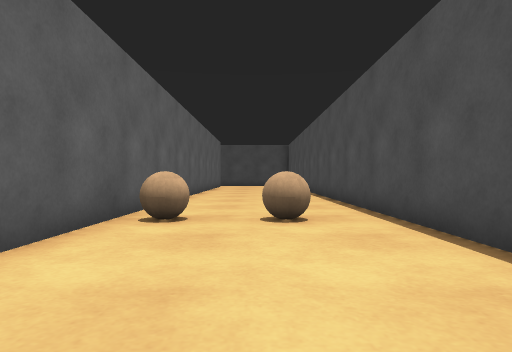
view 1 (above)

24 first-person views from a walk through a Gazebo world. The camera is 0.72 m above the floor, looks level and sees 75° across. The floor is counted in squares, 1 m on a side. Each view is taken from the middle of a square. On the plan, view 1 faces up. The plan holds only what a view shows up to about 10 squares ahead; the rest is blank.

view 2
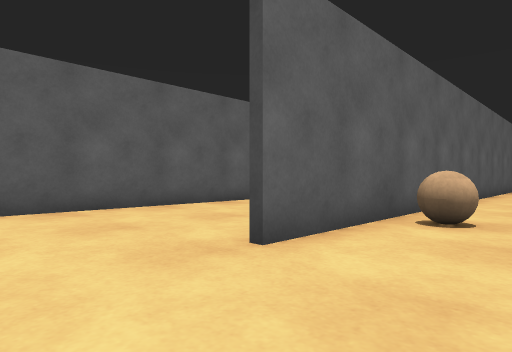

view 3
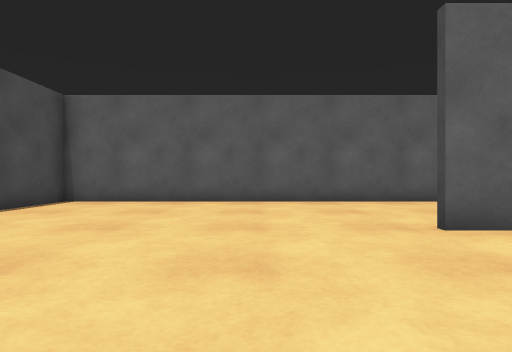

view 4
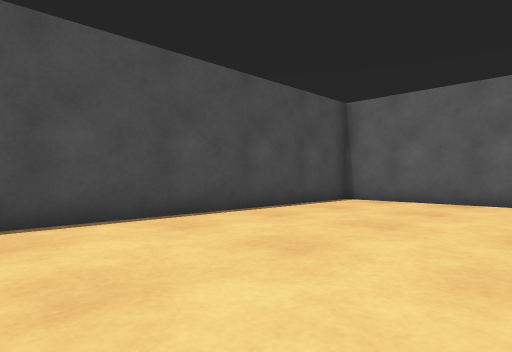

view 5
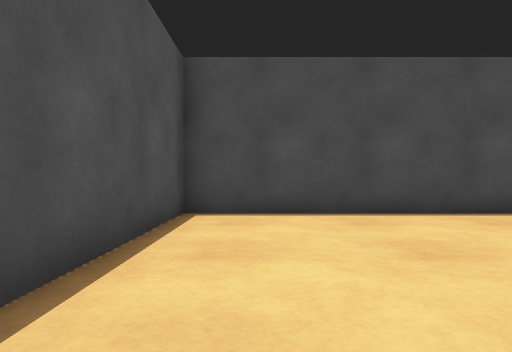

view 6
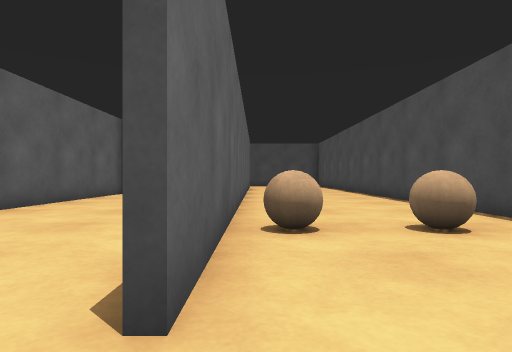

view 7
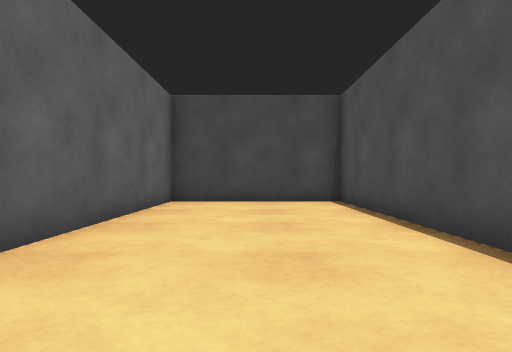

view 8
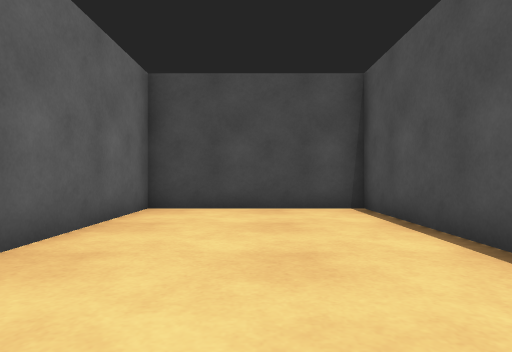

view 9
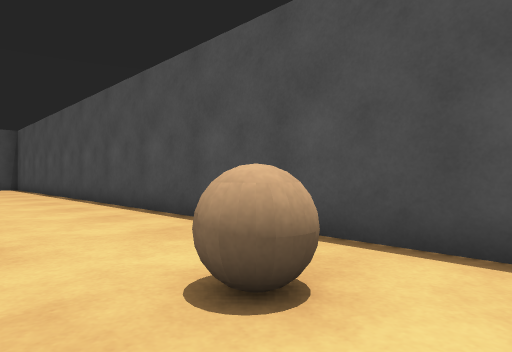

view 10
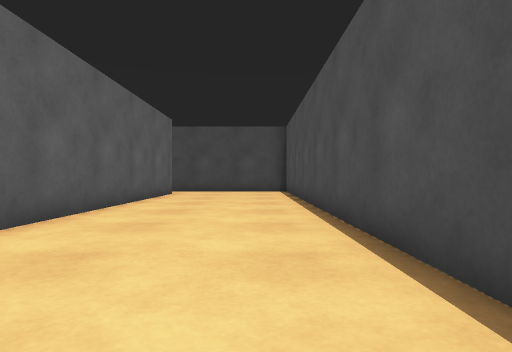

view 11
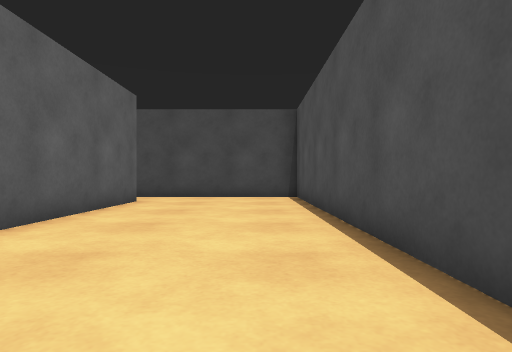

view 12
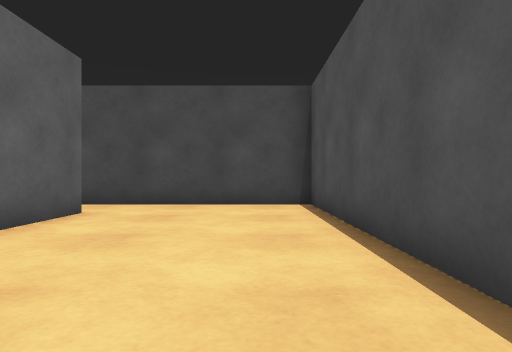

view 13
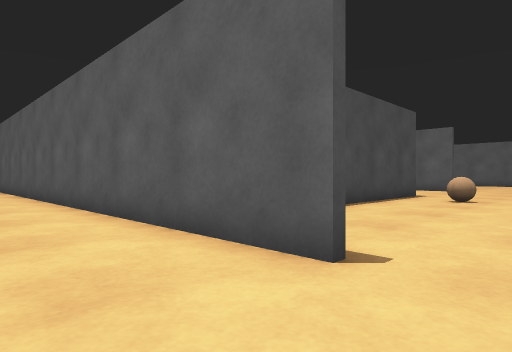

view 14
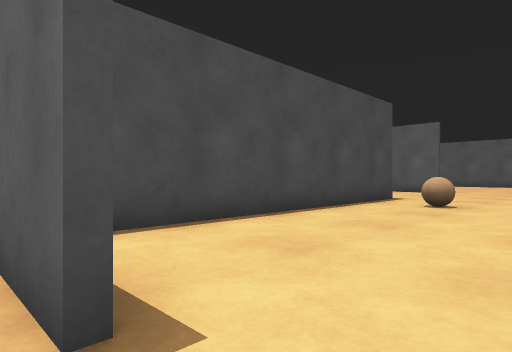

view 15
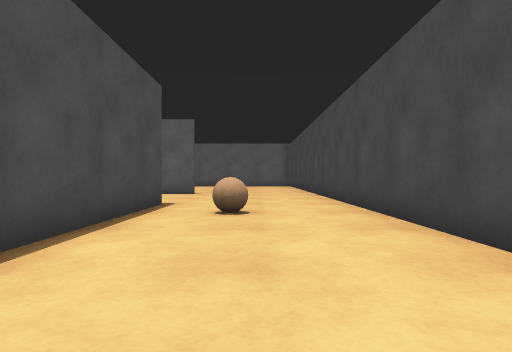

view 16
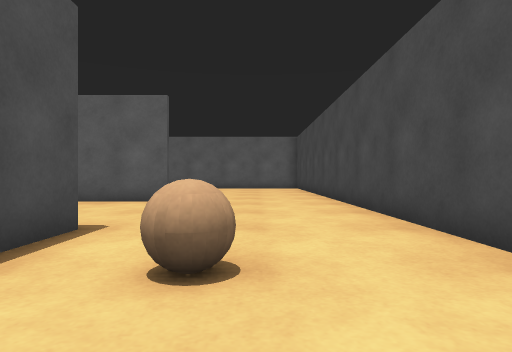

view 17
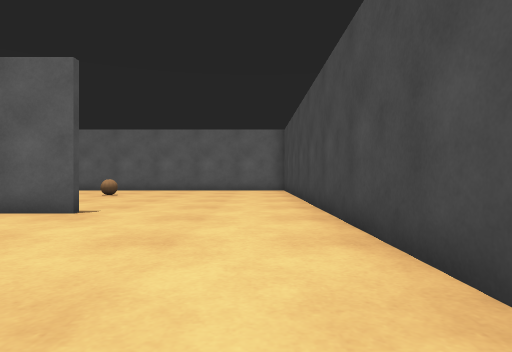

view 18
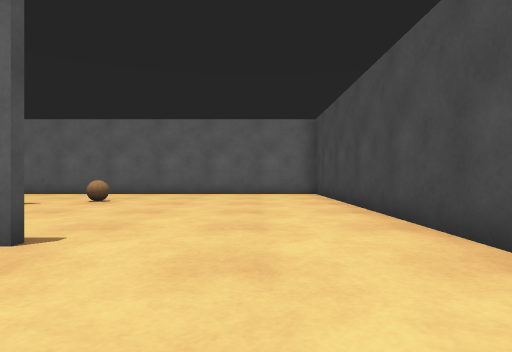

view 19
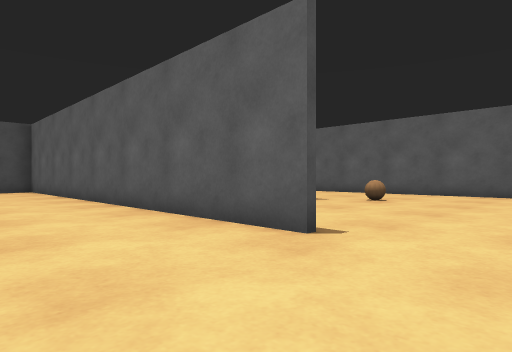

view 20
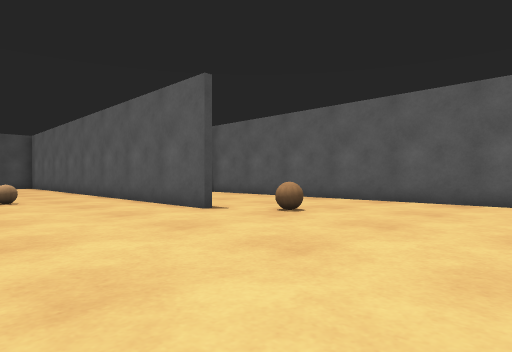

view 21
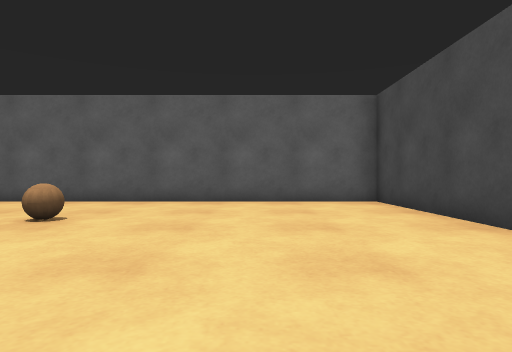

view 22
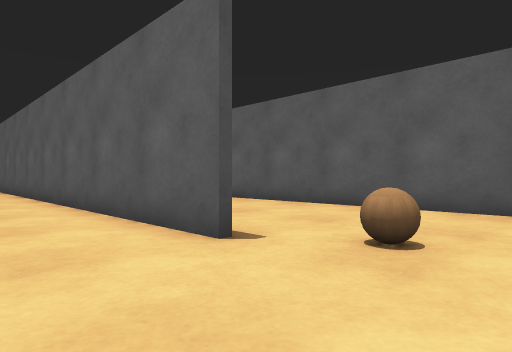

view 23
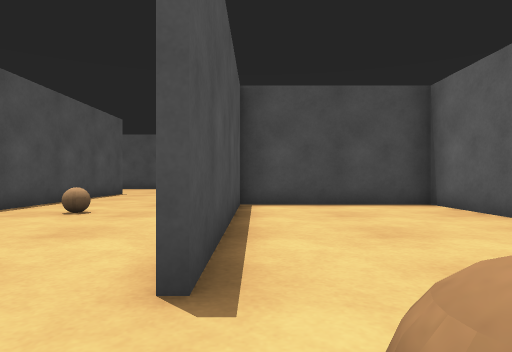

view 24
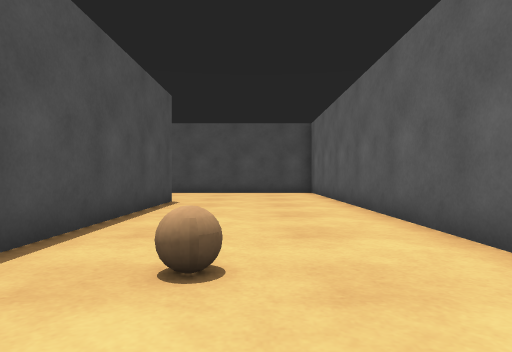

### Floor plan
Points are (right, up) in squares from view 1. A wall is a line through its corners. A room is listed if a view was taken in it or the views show most of it. See-through windows are left out.
Room 1 (views 1, 2, 3, 4, 5, 6, 7, 8, 9, 10, 11, 12, 13, 14)
walls: (-2.6, 8.1) (-2.6, 14.4) (-7.4, 14.4) (-7.4, -5.4) (2.4, -5.4) (2.4, -0.8); (-2.4, 4.2) (-2.4, 2.5); (2.4, 3.1) (2.4, 24.4) (-2.4, 24.4); (-2.4, 22.5) (-2.4, 6.6)
ways out: opening at (-3, 23.5) to room 2
objects: brown ball (-2, 5) to (-1, 6); brown ball (0, 5) to (1, 6)
Room 2 (views 15, 16, 17, 18, 19, 20, 21, 22, 23, 24)
walls: (-22.6, 10) (-22.6, 16); (-17.6, 4.5) (-17.6, 11); (-22.4, 16) (-22.4, 4); (-17.4, 19.6) (-17.4, 11.2); (-12.5, 19.6) (-3.8, 19.6); (-7.1, 24.4) (-27.4, 24.4) (-27.4, 9.6) (-22.5, 9.6); (-2.4, 24.4) (-3.4, 24.4)
ways out: opening at (-3, 23.5) to room 1; gap at (-23, 16)
objects: brown ball (-24, 17) to (-23, 18); brown ball (-20, 11) to (-19, 11); brown ball (-11, 21) to (-10, 22)

Where each view was taken, in squares from view 1:
view 1: 0 up, 0 right, facing up
view 2: 0 up, 0 right, facing up-left
view 3: 0 up, 2 right, facing left
view 4: 0 up, 2 right, facing down-left
view 5: 1 up, 1 right, facing down
view 6: 1 up, 2 left, facing up
view 7: 5 up, 5 left, facing up
view 8: 7 up, 5 left, facing up
view 9: 4 up, 1 left, facing up-right
view 10: 9 up, 1 right, facing up
view 11: 13 up, 1 right, facing up
view 12: 16 up, 1 right, facing up
view 13: 24 up, 0 right, facing down-left
view 14: 24 up, 2 left, facing down-left
view 15: 22 up, 4 left, facing left
view 16: 22 up, 8 left, facing left
view 17: 23 up, 11 left, facing left
view 18: 22 up, 14 left, facing left
view 19: 22 up, 14 left, facing down-left
view 20: 22 up, 18 left, facing down-left
view 21: 21 up, 18 left, facing left
view 22: 19 up, 20 left, facing down-left
view 23: 18 up, 23 left, facing down
view 24: 14 up, 20 left, facing down
